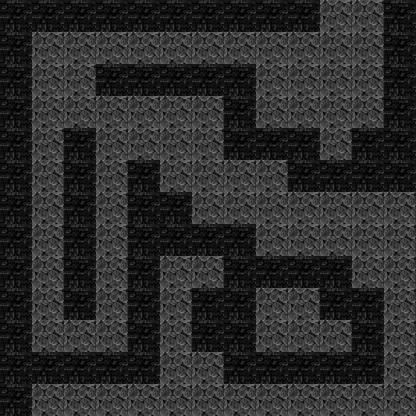

This is a level from a 2D game, rendered from its Tiled map with the project's own tilesets. A one-line summary and the map file follow, with tile-layer data summarised:
An orthogonal 13x13 tile map with 32x32 px tiles, 2 tile layers (floor, wall).

<map version="1.0" orientation="orthogonal" width="13" height="13" tilewidth="32" tileheight="32">
 <tileset firstgid="1" name="tra" tilewidth="32" tileheight="32">
  <image source="bg.png" width="64" height="32" />
 </tileset>
 <layer name="floor" width="13" height="13">
  <data>[169 cells, 169 non-empty, 1 distinct tile ids]</data>
 </layer>
 <layer name="wall" width="13" height="13">
  <data>[169 cells, 77 non-empty, 1 distinct tile ids]</data>
 </layer>
</map>